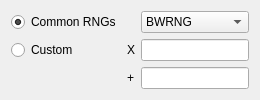
      <widget class="QWidget" name="tab64Bit">
       <attribute name="title">
        <string>64Bit</string>
       </attribute>
       <layout class="QGridLayout" name="gridLayout_2">
        <item row="0" column="0">
         <widget class="QRadioButton" name="radioButtonCommon64Bit">
          <property name="text">
           <string>Common RNGs</string>
          </property>
          <property name="checked">
           <bool>true</bool>
          </property>
         </widget>
        </item>
        <item row="0" column="2">
         <widget class="QComboBox" name="comboBoxRNG64Bit">
          <item>
           <property name="text">
            <string>BWRNG</string>
           </property>
          </item>
          <item>
           <property name="text">
            <string>BWRNG[R]</string>
           </property>
          </item>
          <item>
           <property name="text">
            <string>SFMT</string>
           </property>
          </item>
         </widget>
        </item>
        <item row="1" column="0">
         <widget class="QRadioButton" name="radioButtonCustom64Bit">
          <property name="text">
           <string>Custom</string>
          </property>
         </widget>
        </item>
        <item row="1" column="1">
         <widget class="QLabel" name="label_15">
          <property name="text">
           <string notr="true">X</string>
          </property>
         </widget>
        </item>
        <item row="1" column="2">
         <widget class="QTextBox" name="textBoxMult64Bit">
          <property name="maxLength">
           <number>16</number>
          </property>
         </widget>
        </item>
        <item row="2" column="1">
         <widget class="QLabel" name="label_16">
          <property name="text">
           <string notr="true">+</string>
          </property>
         </widget>
        </item>
        <item row="2" column="2">
         <widget class="QTextBox" name="textBoxAdd64Bit">
          <property name="maxLength">
           <number>16</number>
          </property>
         </widget>
        </item>
       </layout>
      </widget>
